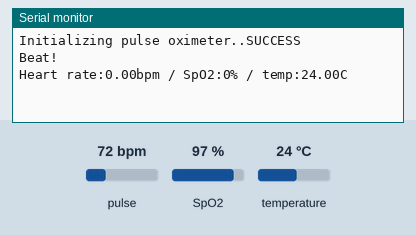
Recording of a sketch running on a simulated ESP8266 (NodeMCU). Parts: the last lines printed to the serial monitor. The inputs (shaded band) are chosen by the test bench; at power-on: pulse 72 bpm, SpO2 97 %, temperature 24 °C.

Above: at 2.7 s.
2.8 s: pulse set to 42 bpm
4.3 s: SpO2 set to 80 %
At 5.3 s:
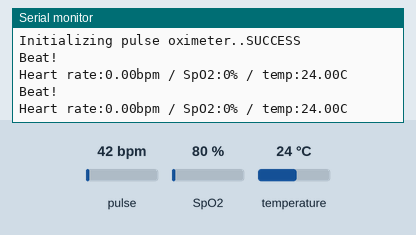
5.8 s: temperature set to 12 °C
At 9.3 s:
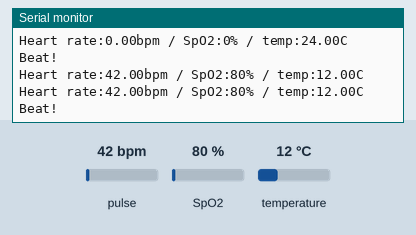

Measured:
- after the input at 5.8 s, the serial monitor: prints a new line after 0.71 s (image 2)

The sketch:

NodeMCU_HRSPO2.ino
```cpp
// (licence header left out)
#include <Wire.h>
#include "MAX30100_PulseOximeter.h"
#define CAYENNE_PRINT Serial
#include <CayenneMQTTESP8266.h>

// WiFi network info.
char ssid[] = "DustDevils";
char wifiPassword[] = "b4b3c69bb4b3c69b5267!";

// Cayenne authentication info. This should be obtained from the Cayenne Dashboard.
char username[] = "a2b9c680-f051-11e6-8577-0128e408a1ba";
char password[] = "e6c693f5984eae6afaaf121e9726fb6ae663c378";
char clientID[] = "ab197130-65a5-11e7-8378-e1a615c9f526";


#define REPORTING_PERIOD_MS     1000

// PulseOximeter is the higher level interface to the sensor
// it offers:
//  * beat detection reporting
//  * heart rate calculation
//  * SpO2 (oxidation level) calculation
PulseOximeter pox;

uint32_t tsLastReport = 0;

// Callback (registered below) fired when a pulse is detected
void onBeatDetected()
{
    Serial.println("Beat!");

}

void setup()
{
    Serial.begin(115200);
      Cayenne.begin(username, password, clientID, ssid, wifiPassword);

    Serial.print("Initializing pulse oximeter..");

    // Initialize the PulseOximeter instance
    // Failures are generally due to an improper I2C wiring, missing power supply
    // or wrong target chip
    if (!pox.begin()) {
        Serial.println("FAILED");
        for(;;);
    } else {
        Serial.println("SUCCESS");
    }

    // The default current for the IR LED is 50mA and it could be changed
    //   by uncommenting the following line. Check MAX30100_Registers.h for all the
    //   available options.
    // pox.setIRLedCurrent(MAX30100_LED_CURR_7_6MA);

    // Register a callback for the beat detection
    pox.setOnBeatDetectedCallback(onBeatDetected);
}

void loop()
{
    Cayenne.loop();

    // Make sure to call update as fast as possible
    pox.update();

    // Asynchronously dump heart rate and oxidation levels to the serial
    // For both, a value of 0 means "invalid"
    if (millis() - tsLastReport > REPORTING_PERIOD_MS) {
        Serial.print("Heart rate:");
        Serial.print(pox.getHeartRate());
        Cayenne.virtualWrite(0, pox.getHeartRate());
        Serial.print("bpm / SpO2:");
        Serial.print(pox.getSpO2());
        Cayenne.virtualWrite(1, pox.getSpO2());
        Serial.print("% / temp:");
        Serial.print(pox.getTemperature());
        Cayenne.virtualWrite(3, pox.getSpO2());
        Serial.println("C");

        tsLastReport = millis();
    }
}
CAYENNE_IN(0)
{
  CAYENNE_LOG("CAYENNE_IN_DEFAULT(%u) - %s, %s", request.channel, getValue.getId(), getValue.asString());
  //Process message here. If there is an error set an error message using getValue.setError(), e.g getValue.setError("Error message");
}
```
